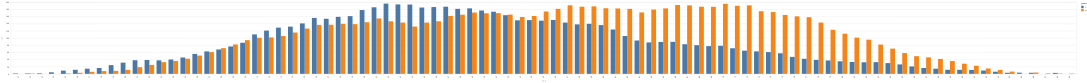

Notebook code for this chart:
### Code cell
alt.Chart(proza20x24.to_pandas()).mark_bar().encode(
    x=alt.X("vek:N"),
    xOffset="gender:N",
    y=alt.Y("len:Q"),
    color=alt.Color("gender:N"),
)

### Figure 1 — Vega-Lite specification as saved in the notebook (floating-point values rounded to 4 significant figures; data arrays with more than 128 entries replaced by an {"elided": "..."} marker saying what was removed)
{"config": {"title": {"font": "Noticia Text", "fontSize": 11.5, "anchor": "start", "lineHeight": 19, "fontWeight": "bolder", "subtitleFont": "Noticia Text", "subtitleFontSize": 10, "subtitleLineHeight": 15, "subtitlePadding": 10, "dy": -10, "color": "#292829", "subtitleColor": "#292829"}, "axis": {"labelFont": "Asap", "titleFont": "Asap", "fontWeight": "lighter", "titleFontWeight": "lighter", "labelFontSize": 9, "titleFontSize": 9, "labelPadding": 2, "titlePadding": 9, "domainOpacity": 0, "tickColor": "#DCDDD6", "labelColor": "#292829"}, "legend": {"labelFont": "Asap", "labelFontWeight": "normal", "titleFont": "Asap", "titleFontWeight": "normal", "labelFontSize": 9, "titleFontSize": 9, "labelColor": "#292829"}}, "data": {"name": "data-0141e8d8fa8c25e4bd2924fa6353d666"}, "mark": {"type": "bar"}, "encoding": {"color": {"field": "gender", "type": "nominal"}, "x": {"field": "vek", "type": "nominal"}, "xOffset": {"field": "gender", "type": "nominal"}, "y": {"field": "len", "type": "quantitative"}}, "$schema": "https://vega.github.io/schema/vega-lite/v5.8.0.json", "datasets": {"data-0141e8d8fa8c25e4bd2924fa6353d666": {"elided": "176 records"}}}
